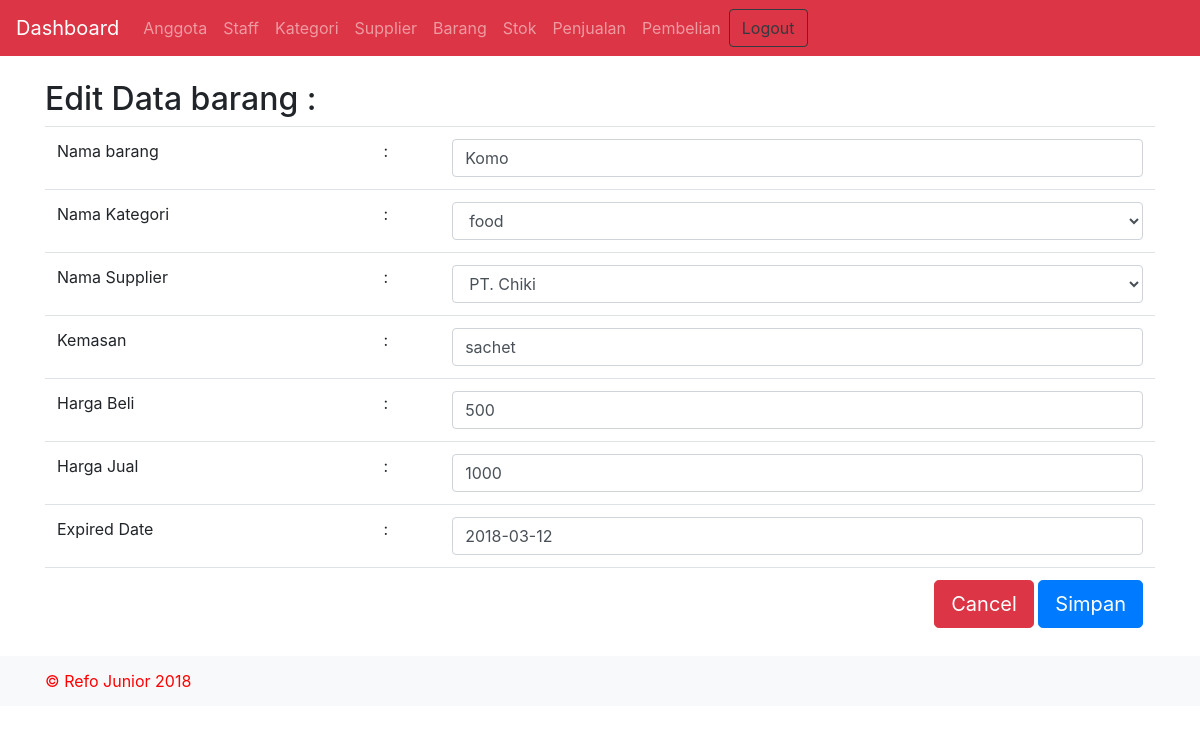
Page /update_barang.php?id_barang=1 (signed in) on the committed database.
### tables this page shows
CREATE TABLE `barang` (
  `id_barang` int(11) NOT NULL,
  `id_kategori` int(11) NOT NULL,
  `id_supplier` int(11) NOT NULL,
  `nama_barang` varchar(100) NOT NULL,
  `kemasan` varchar(100) NOT NULL,
  `harga_beli` varchar(10) NOT NULL,
  `harga_jual` varchar(10) NOT NULL,
  `expired_date` date NOT NULL
);

CREATE TABLE `kategori` (
  `id_kategori` int(11) NOT NULL,
  `nama_kategori` varchar(100) DEFAULT NULL
);

CREATE TABLE `supplier` (
  `id_supplier` int(11) NOT NULL,
  `nama_supplier` varchar(100) NOT NULL,
  `alamat` varchar(255) NOT NULL
);

### layout/form_barang.php (the view, shortened to what this page needs)
<?php
	if(isset($_GET['id_barang'])){
		$id_barang = $_GET['id_barang'];
		$query = mysqli_query($connect, "SELECT * from barang WHERE id_barang='$id_barang'");
		$q_kategori = mysqli_query($connect, "SELECT * from kategori");
		$q_supplier = mysqli_query($connect, "SELECT * FROM supplier");
		while($data = mysqli_fetch_array($query)){
			$nama_barang = $data['nama_barang'];
			$id_kategori = $data['id_kategori'];
			$id_supplier = $data['id_supplier'];
			$kemasan = $data['kemasan'];
			$harga_beli = $data['harga_beli'];
			$harga_jual = $data['harga_jual'];
			$expired_date = $data['expired_date'];
		}
 ?>
<div class="container">
	<br>
	<h2>Edit Data barang : </h2>
	<form action="proses/edit_barang.php" method="post">
		<table class="table">
			<tr>
				<td>Nama barang</td>
				<td>:</td>
				<td><input type="text" class="form-control" placeholder="Nama barang" name="nama_barang" value="<?= $nama_barang ?>"></td>
			</tr>
			<tr>
				<td>Nama Kategori</td>
				<td>:</td>
				<td>
					<select class="form-control" name="id_kategori">
					<?php while($s_kat = mysqli_fetch_array($q_kategori)) { ?>
					  <option value="<?= $s_kat['id_kategori']; ?>"
					  <?php if($id_kategori == $s_kat['id_kategori']){ echo 'selected'; } ?>>
					  	<?= $s_kat['nama_kategori'] ?>
					  </option>
					<?php } ?>
					</select>
				</td>
			</tr>
			<tr>
				<td>Nama Supplier</td>
				<td>:</td>
				<td>
					<select class="form-control" name="id_supplier">
					<?php while($s_sup = mysqli_fetch_array($q_supplier)) { ?>
					  <option value="<?= $s_sup['id_supplier']; ?>"
					  <?php if($id_supplier == $s_sup['id_supplier']){ echo 'selected'; } ?>>
					  	<?= $s_sup['nama_supplier'] ?>
					  </option>
					<?php } ?>
					</select>
				</td>
			</tr>
			<tr>
				<td>Kemasan</td>
				<td>:</td>
				<td><input type="text" class="form-control" placeholder="Kemasan" name="kemasan" value="<?= $kemasan ?>"></td>
			</tr>
			<tr>
				<td>Harga Beli</td>
				<td>:</td>
				<td><input type="text" class="form-control" placeholder="harga_beli" name="harga_beli" value="<?= $harga_beli ?>"></td>
			</tr>
			<tr>
				<td>Harga Jual</td>
				<td>:</td>
				<td><input type="text" class="form-control" placeholder="harga_jual" name="harga_jual" value="<?= $harga_jual ?>"></td>
			</tr>
			<tr>
				<td>Expired Date</td>
				<td>:</td>
				<td><input type="text" class="form-control" placeholder="expired_date" name="expired_date" value="<?= $expired_date ?>"></td>
			</tr>
			<tr>
				<td colspan="4" align="right"><a href="barang.php" class="btn btn-danger btn-lg"> Cancel </a> <input type="submit" value="Simpan" class="btn btn-primary btn-lg"></td>
			</tr>
		</table>
	</form>
</div>
<?php } ?>

### rows in the picture
barang: nama_barang "Komo", id_kategori "food", id_supplier "PT. Chiki", kemasan "sachet", harga_beli "500", harga_jual "1000", expired_date "2018-03-12"
